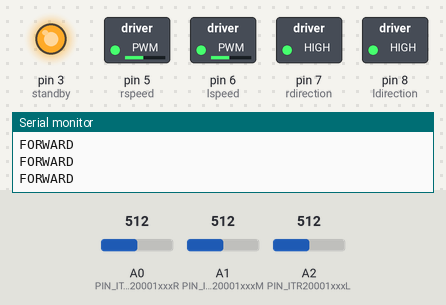
A sketch run on a simulated Arduino Nano, built with avr-gcc and run on an emulated ATmega328P. On the bench: switched loads named in the sketch (green lamp = pin HIGH), output pins drawn as LEDs (lit = HIGH), the last lines printed to the serial monitor. The inputs (shaded band) are chosen by the test bench; at power-on: A0 (PIN_ITR20001xxxR) = 512, A1 (PIN_ITR20001xxxM) = 512, A2 (PIN_ITR20001xxxL) = 512.

Above: at 1.2 s.
1.3 s: A0 (PIN_ITR20001xxxR) set to 484
At 1.7 s:
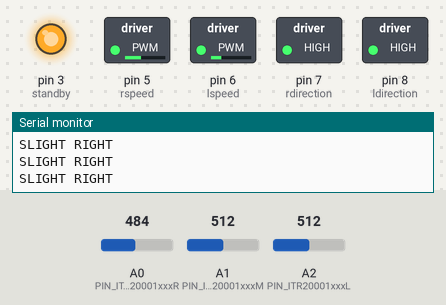
3.1 s: A1 (PIN_ITR20001xxxM) set to 983
4.6 s: A1 (PIN_ITR20001xxxM) set to 1007
7.6 s: A2 (PIN_ITR20001xxxL) set to 983
10.6 s: A2 (PIN_ITR20001xxxL) set to 1012
13.6 s: A0 (PIN_ITR20001xxxR) set to 1023
At 14.9 s:
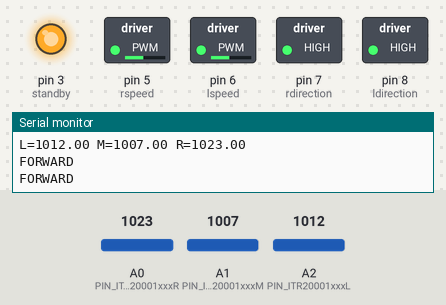
Timing chart, 0 to 16.6 s (numbered marks = the images above; inputs shaded):
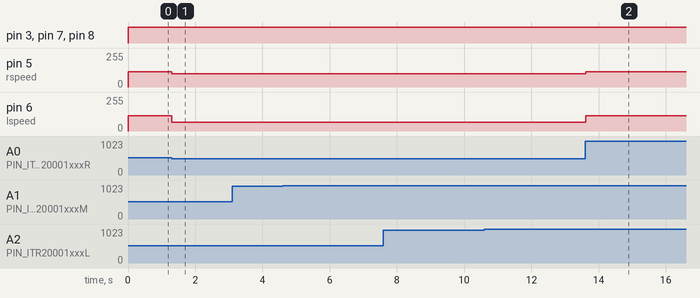

The sketch:

DELTA_ONCE_FIXED.ino
```cpp
// ===== DELTA — LINE FOLLOWING (V2X 2024-25, V2) =====
// Mission: Follow oval line carrying 5 cubes, max laps in 60 seconds.
//
// Hardware: differential drive + TB6612 motor driver + ITR20001 IR line sensor (3-channel)
//   Sensor pins: L=A2, M=A1, R=A0
//   Threshold: >= 500 → ON the line; < 500 → OFF the line
//
// DELTA_V1 was a sensor-test only (no drive code). This is V2 with drive logic.
//
// ANNOTATION NOTES:
//   RISK: Uses `while` loops inside loop() instead of if/else. This means:
//     - If a sensor condition changes DURING a while iteration, the loop keeps running.
//     - If two while conditions are both true, both can execute sequentially.
//     - Consider converting to if/else if/else for cleaner single-pass behavior.
//   IMPROVEMENT: The "both lost" case (all sensors < 500) currently drives rspeed=75,
//     lspeed=0 which turns LEFT. Make sure left is the correct recovery direction.
//   NOTE: No timed stop — robot loops forever. Add a 60-second timer if needed.

#include <arduino.h>
#include "SoftwareSerial.h"

// === PIN DEFINITIONS ===
int lspeed     = 6;   // PWM → left motor speed
int rspeed     = 5;   // PWM → right motor speed
int ldirection = 8;   // HIGH = forward
int rdirection = 7;   // HIGH = forward
int standby    = 3;   // HIGH = motors enabled
int led        = A7;  // indicator LED

// === ITR20001 LINE SENSOR CLASS ===
// 3-channel IR sensor: Left (A2), Middle (A1), Right (A0)
// Returns float analog value; threshold 500 = on line
class DeviceDriverSet_ITR20001 {
public:
  bool DeviceDriverSet_ITR20001_Init(void);
  float DeviceDriverSet_ITR20001_getAnaloguexxx_L(void);
  float DeviceDriverSet_ITR20001_getAnaloguexxx_M(void);
  float DeviceDriverSet_ITR20001_getAnaloguexxx_R(void);
private:
#define PIN_ITR20001xxxL A2
#define PIN_ITR20001xxxM A1
#define PIN_ITR20001xxxR A0
};

bool DeviceDriverSet_ITR20001::DeviceDriverSet_ITR20001_Init(void) {
  pinMode(PIN_ITR20001xxxL, INPUT);
  pinMode(PIN_ITR20001xxxM, INPUT);
  pinMode(PIN_ITR20001xxxR, INPUT);
  return false;
}
float DeviceDriverSet_ITR20001::DeviceDriverSet_ITR20001_getAnaloguexxx_L(void) {
  return analogRead(PIN_ITR20001xxxL);
}
float DeviceDriverSet_ITR20001::DeviceDriverSet_ITR20001_getAnaloguexxx_M(void) {
  return analogRead(PIN_ITR20001xxxM);
}
float DeviceDriverSet_ITR20001::DeviceDriverSet_ITR20001_getAnaloguexxx_R(void) {
  return analogRead(PIN_ITR20001xxxR);
}

DeviceDriverSet_ITR20001 AppITR20001;

void setup() {
  Serial.begin(9600);
  pinMode(ldirection, OUTPUT);
  pinMode(rdirection, OUTPUT);
  pinMode(lspeed,     OUTPUT);
  pinMode(rspeed,     OUTPUT);
  pinMode(standby,    OUTPUT);
  pinMode(led,        OUTPUT);
  AppITR20001.DeviceDriverSet_ITR20001_Init();
}

void loop() {
  digitalWrite(standby, HIGH);  // keep motors enabled

  // Print sensor readings every 500ms for debugging
  static unsigned long print_time = 0;
  if (millis() - print_time > 500) {
    print_time = millis();
    Serial.print("L="); Serial.print(AppITR20001.DeviceDriverSet_ITR20001_getAnaloguexxx_L());
    Serial.print(" M="); Serial.print(AppITR20001.DeviceDriverSet_ITR20001_getAnaloguexxx_M());
    Serial.print(" R="); Serial.println(AppITR20001.DeviceDriverSet_ITR20001_getAnaloguexxx_R());
  }

  // === LINE FOLLOWING (if/else priority chain) ===
  // RISK NOTE: Original used while() loops — converted to if/else to avoid mid-loop deadlock.

  if (AppITR20001.DeviceDriverSet_ITR20001_getAnaloguexxx_R() >= 500
   && AppITR20001.DeviceDriverSet_ITR20001_getAnaloguexxx_M() >= 500
   && AppITR20001.DeviceDriverSet_ITR20001_getAnaloguexxx_L() >= 500) {
    // All 3 sensors on line → go forward
    analogWrite(rspeed, 115);
    analogWrite(lspeed, 115);
    digitalWrite(ldirection, HIGH);
    digitalWrite(rdirection, HIGH);
    Serial.println("FORWARD");
  }
  else if (AppITR20001.DeviceDriverSet_ITR20001_getAnaloguexxx_R() < 500
        && AppITR20001.DeviceDriverSet_ITR20001_getAnaloguexxx_M() >= 500
        && AppITR20001.DeviceDriverSet_ITR20001_getAnaloguexxx_L() >= 500) {
    // Right sensor off line → slight right correction
    analogWrite(rspeed, 100);
    analogWrite(lspeed, 65);
    digitalWrite(ldirection, HIGH);
    digitalWrite(rdirection, HIGH);
    Serial.println("SLIGHT RIGHT");
  }
  else if (AppITR20001.DeviceDriverSet_ITR20001_getAnaloguexxx_R() >= 500
        && AppITR20001.DeviceDriverSet_ITR20001_getAnaloguexxx_M() >= 500
        && AppITR20001.DeviceDriverSet_ITR20001_getAnaloguexxx_L() < 500) {
    // Left sensor off line → slight left correction
    analogWrite(rspeed, 65);
    analogWrite(lspeed, 100);
    digitalWrite(ldirection, HIGH);
    digitalWrite(rdirection, HIGH);
    Serial.println("SLIGHT LEFT");
  }
  else if (AppITR20001.DeviceDriverSet_ITR20001_getAnaloguexxx_R() <= 500
        && AppITR20001.DeviceDriverSet_ITR20001_getAnaloguexxx_M() < 500
        && AppITR20001.DeviceDriverSet_ITR20001_getAnaloguexxx_L() < 500) {
    // All sensors off line — hard recovery turn (adjust direction if needed)
    analogWrite(rspeed, 75);
    analogWrite(lspeed, 0);
    digitalWrite(ldirection, HIGH);
    digitalWrite(rdirection, HIGH);
    Serial.println("LOST — recovery turn");
  }
}
```

Measured:
- the behaviour switches between 500 and 499 on A0 (PIN_ITR20001xxxR) (found by bisection; images 0 and 1)
- after the input at 1.3 s, pin 5 (rspeed): 115/255 → 100/255 at once; pin 6 (lspeed): 115/255 → 65/255 at once
- after the input at 13.6 s, pin 5 (rspeed): 100/255 → 115/255 at once; pin 6 (lspeed): 65/255 → 115/255 at once
